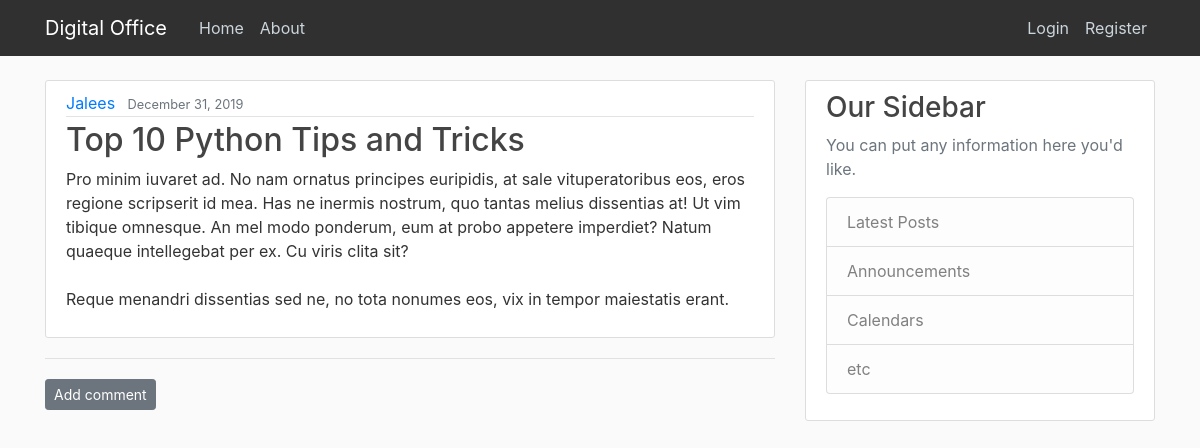
Screenshot of /blog/files/29/ with the database file from the repository.
### blog/models.py (models this page shows, shortened)
class Files(models.Model):
    title=models.CharField(max_length=100)
    summary=models.TextField()
    date_posted=models.DateTimeField(default=timezone.now)
    author=models.ForeignKey(User,on_delete=models.CASCADE)

### blog/views.py (the view)
# urls.py: path('files/<int:pk>/',FileDetailView.as_view(),name='file-detail'),
class FileDetailView(DetailView):
    model=Files

### blog/templates/blog/files_detail.html (shortened to what this page needs)
{% extends "blog/base.html" %}
{% block content %}
<article class="media content-section">
    <div class="media-body">
      <div class="article-metadata">
        <a class="mr-2" href="#">{{ object.author }}</a>
        <small class="text-muted">{{ object.date_posted | date:"F d, Y" }}</small>
      </div>
      <h2  class="article-title">{{ object.title }}</h2>
      <p class="article-content">{{ object.summary }}</p>
    </div>
  </article>
  <hr>
<a class="btn btn-secondary btn-sm mt-1 mb-1" href="{% url 'add_comment_to_post' files.pk %}">Add comment</a>
<br>
{% endblock %}

### blog/static/blog/main.css (style rules this page uses)
body { background: #fafafa; color: #333333; margin-top: 5rem; }
h1, h2, h3, h4, h5, h6 { color: #444444; }
.content-section { background: #ffffff; padding: 10px 20px; border: 1px solid #dddddd; border-radius: 3px; margin-bottom: 20px; }
.article-title { color: #444444; }
.article-content { white-space: pre-line; }
.article-metadata { padding-bottom: 1px; margin-bottom: 4px; border-bottom: 1px solid #e3e3e3 }

### rows the page displays
Files: author "Jalees", date_posted "December 31, 2019", title "Top 10 Python Tips and Tricks", summary "Pro minim iuvaret ad. No nam ornatus principes euripidis, at sale vituperatoribus eos, eros regione scripserit id mea. Has ne inermis nostrum, quo tantas melius dissentias at! Ut vim tibique omnesque. An mel modo ponderum, eum at probo appetere imperdiet? Natum quaeque intellegebat per ex. Cu viris clita sit? Reque menandri dissentias sed ne, no tota nonumes eos, vix in tempor maiestatis erant."
